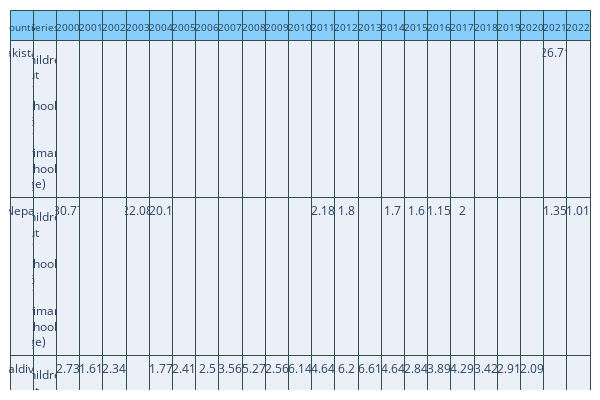

The notebook cell this image was saved under:
### Code cell
# fig.update_layout(width=500, height=300)
fig.show()

### Figure 1 — Plotly figure (JSON) as saved in the notebook; plotly's stock layout.template omitted (floating-point values rounded to 4 significant figures; data arrays with more than 128 entries replaced by an {"elided": "..."} marker saying what was removed)
{"data": [{"cells": {"align": "center", "line": {"color": "darkslategray"}, "values": {"elided": "25x15 mixed values"}}, "header": {"align": "center", "fill": {"color": "lightskyblue"}, "font": {"size": 10}, "line": {"color": "darkslategray"}, "values": ["<br>Country</br>", "<br>Series</br>", "<br>2000</br>", "<br>2001</br>", "<br>2002</br>", "<br>2003</br>", "<br>2004</br>", "<br>2005</br>", "<br>2006</br>", "<br>2007</br>", "<br>2008</br>", "<br>2009</br>", "<br>2010</br>", "<br>2011</br>", "<br>2012</br>", "<br>2013</br>", "<br>2014</br>", "<br>2015</br>", "<br>2016</br>", "<br>2017</br>", "<br>2018</br>", "<br>2019</br>", "<br>2020</br>", "<br>2021</br>", "<br>2022</br>"]}, "type": "table"}], "layout": {"autosize": false, "height": 400, "margin": {"b": 10, "l": 10, "r": 10, "t": 10}, "width": 600}}
